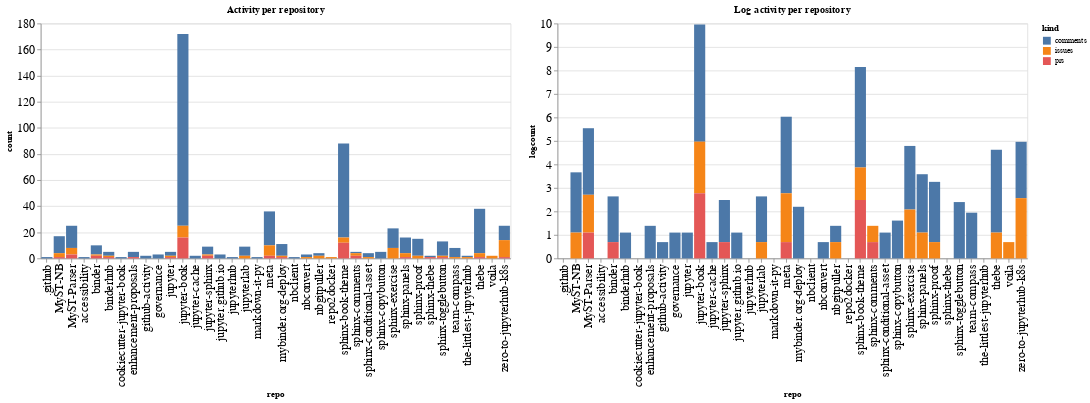

The code cell stored with this chart in its notebook:
### Code cell
ch1 = alt.Chart(repo_summaries, width=600, title="Activity per repository").mark_bar().encode(
    x='repo',
    y='count',
    color='kind',
    tooltip="kind"
)

ch2 = alt.Chart(repo_summaries, width=600, title="Log activity per repository").mark_bar().encode(
    x='repo',
    y='logcount',
    color='kind',
    tooltip="kind"
)

ch1 | ch2

### Figure 1 — Vega-Lite specification as saved in the notebook (floating-point values rounded to 4 significant figures)
{"config": {"axisLeft": {"labelFontSize": 15}, "axisBottom": {"labelFontSize": 15}}, "hconcat": [{"mark": "bar", "encoding": {"color": {"type": "nominal", "field": "kind"}, "tooltip": {"type": "nominal", "field": "kind"}, "x": {"type": "nominal", "field": "repo"}, "y": {"type": "quantitative", "field": "count"}}, "title": "Activity per repository", "width": 600}, {"mark": "bar", "encoding": {"color": {"type": "nominal", "field": "kind"}, "tooltip": {"type": "nominal", "field": "kind"}, "x": {"type": "nominal", "field": "repo"}, "y": {"type": "quantitative", "field": "logcount"}}, "title": "Log activity per repository", "width": 600}], "data": {"name": "data-fb3914f7618c61b22048da7d253cb090"}, "$schema": "https://vega.github.io/schema/vega-lite/v4.8.1.json", "datasets": {"data-fb3914f7618c61b22048da7d253cb090": [{"repo": ".github", "kind": "comments", "count": 1, "logcount": 0.0}, {"repo": "MyST-NB", "kind": "comments", "count": 13, "logcount": 2.565}, {"repo": "MyST-NB", "kind": "issues", "count": 3, "logcount": 1.099}, {"repo": "MyST-NB", "kind": "prs", "count": 1, "logcount": 0.0}, {"repo": "MyST-Parser", "kind": "comments", "count": 17, "logcount": 2.833}, {"repo": "MyST-Parser", "kind": "issues", "count": 5, "logcount": 1.609}, {"repo": "MyST-Parser", "kind": "prs", "count": 3, "logcount": 1.099}, {"repo": "accessibility", "kind": "comments", "count": 1, "logcount": 0.0}, {"repo": "binder", "kind": "comments", "count": 7, "logcount": 1.946}, {"repo": "binder", "kind": "issues", "count": 1, "logcount": 0.0}, {"repo": "binder", "kind": "prs", "count": 2, "logcount": 0.6931}, {"repo": "binderhub", "kind": "comments", "count": 3, "logcount": 1.099}, {"repo": "binderhub", "kind": "issues", "count": 1, "logcount": 0.0}, {"repo": "binderhub", "kind": "prs", "count": 1, "logcount": 0.0}, {"repo": "cookiecutter-jupyter-book", "kind": "comments", "count": 1, "logcount": 0.0}, {"repo": "enhancement-proposals", "kind": "comments", "count": 4, "logcount": 1.386}, {"repo": "enhancement-proposals", "kind": "prs", "count": 1, "logcount": 0.0}, {"repo": "github-activity", "kind": "comments", "count": 2, "logcount": 0.6931}, {"repo": "governance", "kind": "comments", "count": 3, "logcount": 1.099}, {"repo": "jupyter", "kind": "comments", "count": 3, "logcount": 1.099}, {"repo": "jupyter", "kind": "issues", "count": 1, "logcount": 0.0}, {"repo": "jupyter", "kind": "prs", "count": 1, "logcount": 0.0}, {"repo": "jupyter-book", "kind": "comments", "count": 147, "logcount": 4.99}, {"repo": "jupyter-book", "kind": "issues", "count": 9, "logcount": 2.197}, {"repo": "jupyter-book", "kind": "prs", "count": 16, "logcount": 2.773}, {"repo": "jupyter-cache", "kind": "comments", "count": 2, "logcount": 0.6931}, {"repo": "jupyter-sphinx", "kind": "comments", "count": 6, "logcount": 1.792}, {"repo": "jupyter-sphinx", "kind": "issues", "count": 1, "logcount": 0.0}, {"repo": "jupyter-sphinx", "kind": "prs", "count": 2, "logcount": 0.6931}, {"repo": "jupyter.github.io", "kind": "comments", "count": 3, "logcount": 1.099}, {"repo": "jupyterhub", "kind": "comments", "count": 1, "logcount": 0.0}, {"repo": "jupyterlab", "kind": "comments", "count": 7, "logcount": 1.946}, {"repo": "jupyterlab", "kind": "issues", "count": 2, "logcount": 0.6931}, {"repo": "markdown-it-py", "kind": "comments", "count": 1, "logcount": 0.0}, {"repo": "meta", "kind": "comments", "count": 26, "logcount": 3.258}, {"repo": "meta", "kind": "issues", "count": 8, "logcount": 2.079}, {"repo": "meta", "kind": "prs", "count": 2, "logcount": 0.6931}, {"repo": "mybinder.org-deploy", "kind": "comments", "count": 9, "logcount": 2.197}, {"repo": "mybinder.org-deploy", "kind": "issues", "count": 1, "logcount": 0.0}, {"repo": "mybinder.org-deploy", "kind": "prs", "count": 1, "logcount": 0.0}, {"repo": "nbclient", "kind": "comments", "count": 1, "logcount": 0.0}, {"repo": "nbconvert", "kind": "comments", "count": 2, "logcount": 0.6931}, {"repo": "nbconvert", "kind": "issues", "count": 1, "logcount": 0.0}, {"repo": "nbgitpuller", "kind": "comments", "count": 2, "logcount": 0.6931}, {"repo": "nbgitpuller", "kind": "issues", "count": 2, "logcount": 0.6931}, {"repo": "repo2docker", "kind": "issues", "count": 1, "logcount": 0.0}, {"repo": "sphinx-book-theme", "kind": "comments", "count": 72, "logcount": 4.277}, {"repo": "sphinx-book-theme", "kind": "issues", "count": 4, "logcount": 1.386}, {"repo": "sphinx-book-theme", "kind": "prs", "count": 12, "logcount": 2.485}, {"repo": "sphinx-comments", "kind": "comments", "count": 1, "logcount": 0.0}, {"repo": "sphinx-comments", "kind": "issues", "count": 2, "logcount": 0.6931}, {"repo": "sphinx-comments", "kind": "prs", "count": 2, "logcount": 0.6931}, {"repo": "sphinx-conditional-asset", "kind": "comments", "count": 3, "logcount": 1.099}, {"repo": "sphinx-conditional-asset", "kind": "issues", "count": 1, "logcount": 0.0}, {"repo": "sphinx-copybutton", "kind": "comments", "count": 5, "logcount": 1.609}, {"repo": "sphinx-exercise", "kind": "comments", "count": 15, "logcount": 2.708}, {"repo": "sphinx-exercise", "kind": "issues", "count": 8, "logcount": 2.079}, {"repo": "sphinx-panels", "kind": "comments", "count": 12, "logcount": 2.485}, {"repo": "sphinx-panels", "kind": "issues", "count": 3, "logcount": 1.099}, {"repo": "sphinx-panels", "kind": "prs", "count": 1, "logcount": 0.0}, {"repo": "sphinx-proof", "kind": "comments", "count": 13, "logcount": 2.565}, {"repo": "sphinx-proof", "kind": "issues", "count": 2, "logcount": 0.6931}, {"repo": "sphinx-thebe", "kind": "comments", "count": 1, "logcount": 0.0}, {"repo": "sphinx-thebe", "kind": "prs", "count": 1, "logcount": 0.0}, {"repo": "sphinx-togglebutton", "kind": "comments", "count": 11, "logcount": 2.398}, {"repo": "sphinx-togglebutton", "kind": "issues", "count": 1, "logcount": 0.0}, {"repo": "sphinx-togglebutton", "kind": "prs", "count": 1, "logcount": 0.0}, {"repo": "team-compass", "kind": "comments", "count": 7, "logcount": 1.946}, {"repo": "team-compass", "kind": "issues", "count": 1, "logcount": 0.0}, {"repo": "the-littlest-jupyterhub", "kind": "comments", "count": 1, "logcount": 0.0}, {"repo": "the-littlest-jupyterhub", "kind": "issues", "count": 1, "logcount": 0.0}, {"repo": "thebe", "kind": "comments", "count": 34, "logcount": 3.526}, {"repo": "thebe", "kind": "issues", "count": 3, "logcount": 1.099}, {"repo": "thebe", "kind": "prs", "count": 1, "logcount": 0.0}, {"repo": "voila", "kind": "issues", "count": 2, "logcount": 0.6931}, {"repo": "zero-to-jupyterhub-k8s", "kind": "comments", "count": 11, "logcount": 2.398}, {"repo": "zero-to-jupyterhub-k8s", "kind": "issues", "count": 13, "logcount": 2.565}, {"repo": "zero-to-jupyterhub-k8s", "kind": "prs", "count": 1, "logcount": 0.0}]}}
